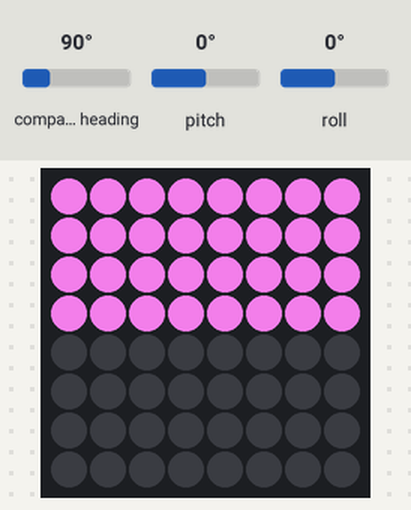
Simulated run of this program. Board: Raspberry Pi (BCM pin numbers) with a Sense HAT. Shown: the Sense HAT's 8×8 RGB LED matrix. The test bench sets the inputs (shaded band); at power-on: roll 0°, compass heading 90°, pitch 0°. The Sense HAT reports a negative pitch or roll as 360° plus the angle.

Above: at 1.2 s.
1.3 s: roll set to 86°
At 2.5 s:
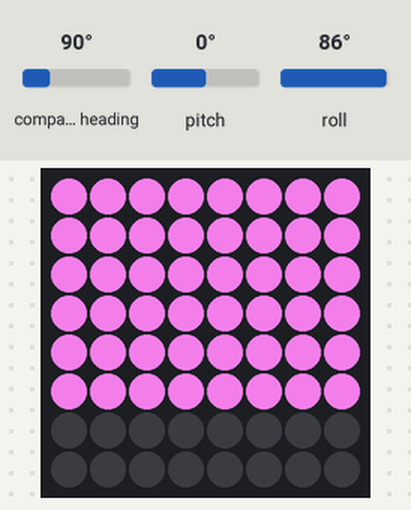
2.8 s: roll set to -86°
At 3.6 s:
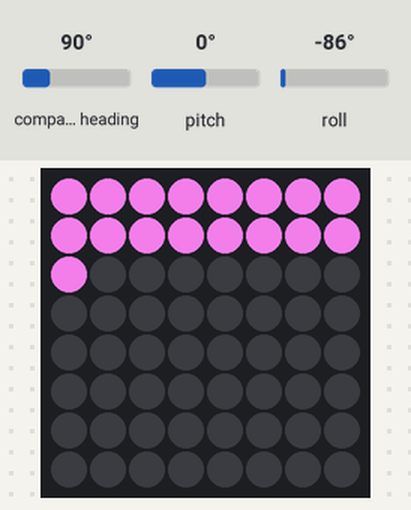
4.3 s: roll set to -45°
At 4.8 s:
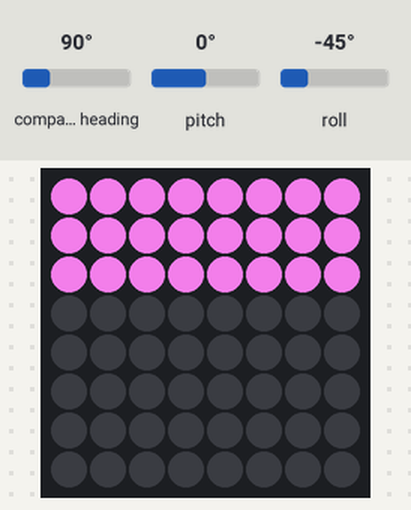
Timing chart, 0 to 7.3 s (numbered marks = the images above; inputs shaded):
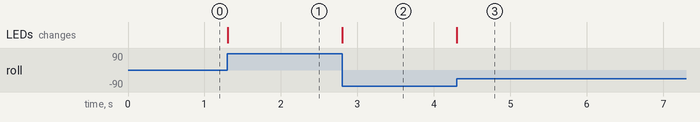

Measured:
- after the input at 1.3 s, the LEDs: change at once (image 1)
- after the input at 2.8 s, the LEDs: change at once (image 2)
- after the input at 4.3 s, the LEDs: change at once (image 3)

The program:

orientation.py
```python
from sense_hat import SenseHat
import signal
import sys

sense = SenseHat()

colored = (218,112,214)
black = (0, 0, 0)

# Exit handling
def exit_handler(signal, frame):
  sense.clear()
  sys.exit(0)

signal.signal(signal.SIGTERM, exit_handler)

while True:
    rawOrientation = sense.get_orientation_degrees()['roll']

    # Shift-lefting orientation angle
    orientation = (rawOrientation - 180) if rawOrientation > 180 else (rawOrientation + 180)
    normalizedOrientation = 64 * orientation / 360

    pixels = [colored if i < normalizedOrientation else black for i in range(64)]

    sense.set_pixels(pixels)
```
